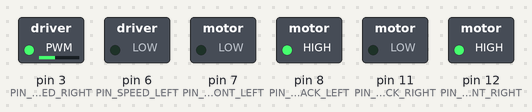
The sketch below on a simulated Arduino Uno, built with avr-gcc and run on an emulated ATmega328P. On the bench: switched loads named in the sketch (green lamp = pin HIGH).

Above: at 0.05 s.
At 3.95 s:
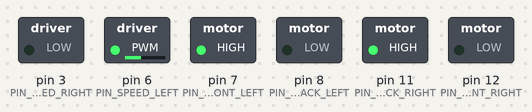
Timing chart, 0 to 5.2 s (numbered marks = the images above):
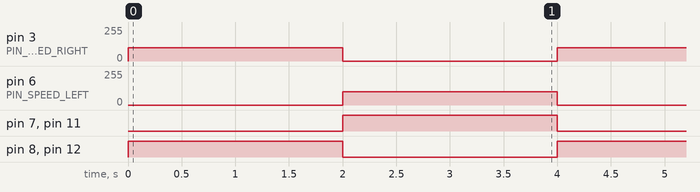

Measured:
- by itself, pin 3 (PIN_SPEED_RIGHT), pin 6 (PIN_SPEED_LEFT): alternates 100/255 for 2.0 s and 0/255 for 2.0 s
- by itself, pin 7 (PIN_MOTOR_FRONT_LEFT), pin 8 (PIN_MOTOR_BACK_LEFT), pin 11 (PIN_MOTOR_BACK_RIGHT), pin 12 (PIN_MOTOR_FRONT_RIGHT): alternates HIGH for 2.0 s and LOW for 2.0 s

The sketch:

Ejercicio2.ino
```cpp
#define PIN_MOTOR_FRONT_LEFT 7
#define PIN_MOTOR_FRONT_RIGHT 12
#define PIN_MOTOR_BACK_LEFT 8
#define PIN_MOTOR_BACK_RIGHT 11

#define PIN_SPEED_RIGHT 3
#define PIN_SPEED_LEFT 6

int SPEED = 120;
#define SPEED_LEFT 100 // MODIFICA ESTE VALOR
#define SPEED_RIGHT 100 // MODIFICA ESTE VALOR
#define BACK_SPEED 200

void go_Advance()  //Forward
{
  digitalWrite(PIN_MOTOR_FRONT_RIGHT, HIGH);
  digitalWrite(PIN_MOTOR_BACK_RIGHT,LOW);
  digitalWrite(PIN_MOTOR_FRONT_LEFT,HIGH);
  digitalWrite(PIN_MOTOR_BACK_LEFT,LOW);
  set_Motorspeed(SPEED,SPEED);
}
void go_Left()  //Turn left
{
  digitalWrite(PIN_MOTOR_FRONT_RIGHT, HIGH);
  digitalWrite(PIN_MOTOR_BACK_RIGHT,LOW);
  digitalWrite(PIN_MOTOR_FRONT_LEFT,LOW);
  digitalWrite(PIN_MOTOR_BACK_LEFT,HIGH);
  set_Motorspeed(0,SPEED_RIGHT);
}
void go_Right()  //Turn right
{
  digitalWrite(PIN_MOTOR_FRONT_RIGHT, LOW);
  digitalWrite(PIN_MOTOR_BACK_RIGHT,HIGH);
  digitalWrite(PIN_MOTOR_FRONT_LEFT,HIGH);
  digitalWrite(PIN_MOTOR_BACK_LEFT,LOW);
  set_Motorspeed(SPEED_LEFT,0);
}
void go_Back()  //Reverse
{
  digitalWrite(PIN_MOTOR_FRONT_RIGHT, LOW);
  digitalWrite(PIN_MOTOR_BACK_RIGHT,HIGH);
  digitalWrite(PIN_MOTOR_FRONT_LEFT,LOW);
  digitalWrite(PIN_MOTOR_BACK_LEFT,HIGH);
  set_Motorspeed(BACK_SPEED,BACK_SPEED);
}
void stop_Stop()    //Stop
{
  digitalWrite(PIN_MOTOR_FRONT_RIGHT, LOW);
  digitalWrite(PIN_MOTOR_BACK_RIGHT,LOW);
  digitalWrite(PIN_MOTOR_FRONT_LEFT,LOW);
  digitalWrite(PIN_MOTOR_BACK_LEFT,LOW);
  set_Motorspeed(0,0);
}

void set_Motorspeed(int speed_L,int speed_R) {

analogWrite(PIN_SPEED_LEFT,speed_L);
analogWrite(PIN_SPEED_RIGHT,speed_R);

}

void setup() {

pinMode(PIN_MOTOR_FRONT_RIGHT, OUTPUT);
pinMode(PIN_MOTOR_BACK_RIGHT, OUTPUT);
pinMode(PIN_SPEED_RIGHT, OUTPUT);

pinMode(PIN_MOTOR_FRONT_LEFT, OUTPUT);
pinMode(PIN_MOTOR_BACK_LEFT, OUTPUT);
pinMode(PIN_SPEED_LEFT, OUTPUT);

stop_Stop();

}

void loop(){

  go_Left();
  delay(2000);
  stop_Stop();
  go_Right();
  delay(2000);
  go_Right();

}
```
